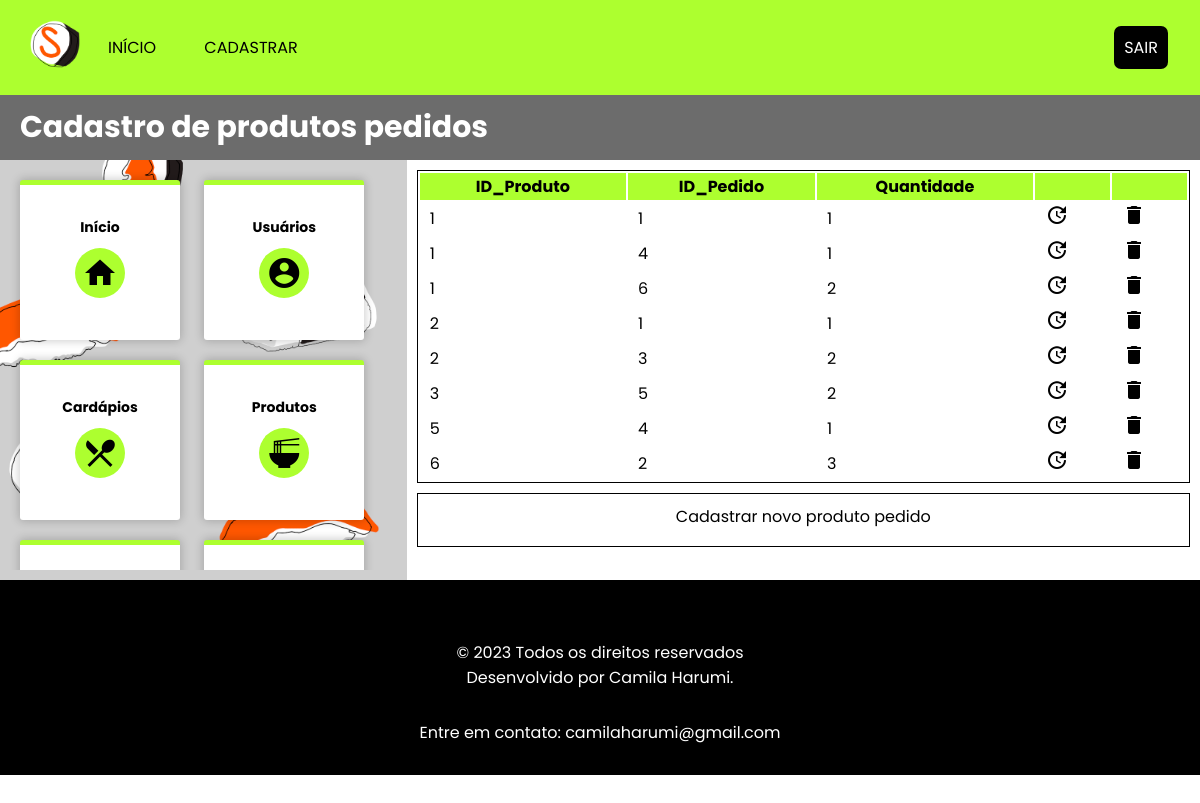
/listarProdutoPedidos.php (signed in), run on the app's committed database.
### tables this page shows
CREATE TABLE IF NOT EXISTS Produto_has_Pedido (
    CodProduto INT NOT NULL,
    CodPedido INT NOT NULL,
    Quantidade SMALLINT NOT NULL,
    PRIMARY KEY (CodProduto, CodPedido),
    FOREIGN KEY (CodProduto) REFERENCES Produto(CodProduto),
    FOREIGN KEY (CodPedido) REFERENCES Pedido(CodPedido)
);

### listarProdutoPedidos.php (the view, shortened to what this page needs)
<?php include 'includes/menu.php'; ?>
<header id="header-cadastro">
    <h1>Cadastro de produtos pedidos</h1>
</header>
<section id="tela-gerenciamento">
    <?php include 'includes/sidebar.php' ?>
    <article>
        <table>
            <tr>
                <th>ID_Produto</th>
                <th>ID_Pedido</th>
                <th>Quantidade</th>
                <th></th>
                <th></th>
            </tr>
            <?php
                include 'includes/conectarBD.php';
                $sql = "SELECT * FROM Produto_has_Pedido";
                $resultado = mysqli_query($conn, $sql);
                if ($resultado) {
                    while ($row = mysqli_fetch_assoc($resultado)) {
                        echo "<tr>
                                <td>" . $row['CodProduto'] . "</td>
                                <td>" . $row['CodPedido'] . "</td>
                                <td>" . $row['Quantidade'] . "</td>
                                <td><a href='cadastrarProdutoPedido.php?produtoId=" . $row['CodProduto'] . "&pedidoId=" . $row['CodPedido'] . "'><i class='material-icons'>update</i></a></td>
                                <td><a href='excluirProdutoPedido.php?produtoId=" . $row['CodProduto'] . "&pedidoId=" . $row['CodPedido'] . "'><i class='material-icons'>delete</i></a></td>
                            </tr>";
                    }
                }
            ?>
        </table>
        <div class="botao-cadastrar"><a href="cadastrarProdutoPedido.php">Cadastrar novo produto pedido</a></div>
    </article>
</section>
<?php include 'includes/rodape.php';?>

### css/style.css (style rules this page uses)
* { box-sizing: border-box; -webkit-box-sizing: border-box; -moz-box-sizing: border-box; font-family: 'Poppins', Arial, Verdana, sans-serif; }
body, h1, h2, p, a { padding: 0px; margin: 0px; overflow-x: hidden; }
body { min-height: 100vh; }
table { background-color: white; width: 100%; margin: auto; border: 1px solid black; }
table th { background-color: greenyellow; }
table td { padding-left: 10px; }
h1 { font-size: 30px; }
#header-cadastro { background-color: #6c6c6c; color: white; font-size: 20px; padding: 10px; padding-left: 20px; }
section#tela-gerenciamento { display: flex; display: -webkit-flex; }
article { padding: 10px; -webkit-flex: 3; -ms-flex: 3; flex: 2; overflow: scroll; overflow-x: hidden; }
.botao-cadastrar { background-color: white; color: black; width: 100%; text-align: center; margin-top: 10px; border: 1px solid black; cursor: pointer; transition: 0.4s; }
.botao-cadastrar a { display: inline-block; color: black; width: 100%; height: 100%; text-decoration: none; padding: 10px; }
.material-icons { color: black; }

### data on the page
produto_has_pedido: CodProduto "1", CodPedido "1", Quantidade "1"
produto_has_pedido: CodProduto "1", CodPedido "4", Quantidade "1"
produto_has_pedido: CodProduto "1", CodPedido "6", Quantidade "2"
produto_has_pedido: CodProduto "2", CodPedido "1", Quantidade "1"
produto_has_pedido: CodProduto "2", CodPedido "3", Quantidade "2"
produto_has_pedido: CodProduto "3", CodPedido "5", Quantidade "2"
produto_has_pedido: CodProduto "5", CodPedido "4", Quantidade "1"
produto_has_pedido: CodProduto "6", CodPedido "2", Quantidade "3"
